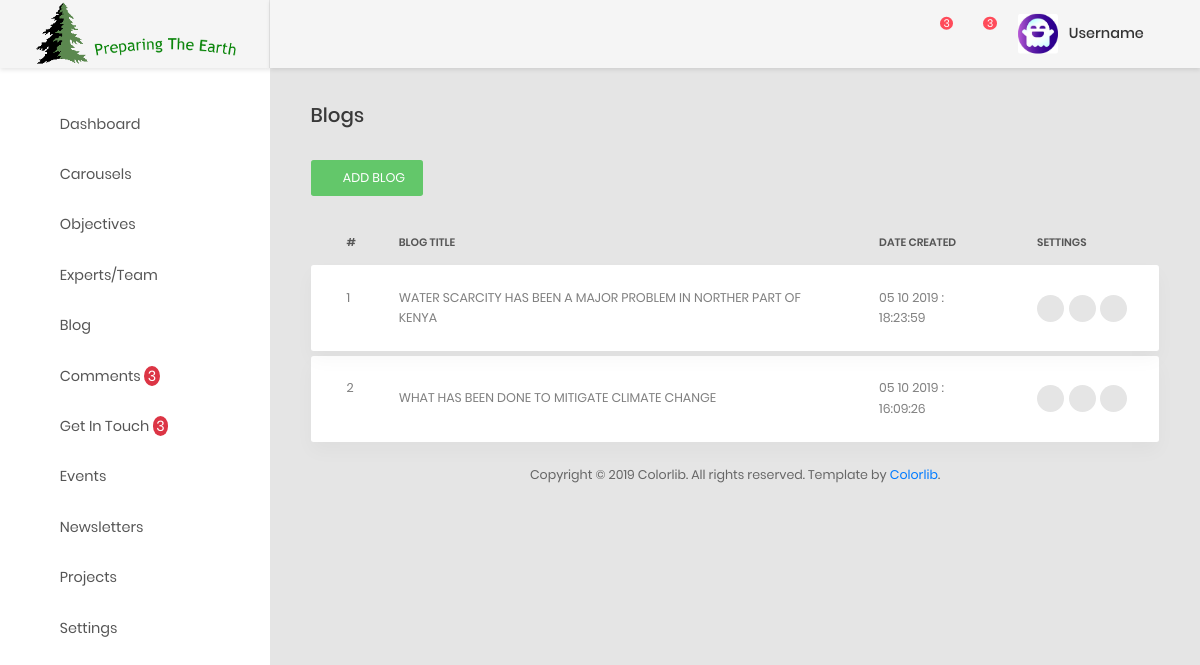
Screenshot of /ccsbadmin/blog/ with the database file from the repository.
### ccsbadmin/models.py (models this page shows, shortened)
class Blog(models.Model):
    blog_image = models.ImageField(upload_to='events', max_length=200, null=True, blank=True)  # height_field=None, width_field=None,
    blog_title = models.CharField(max_length=150, null=False, blank=False)
    blog_description = models.TextField()
    created_at = models.DateTimeField(auto_now_add=True)
    updated_at = models.DateTimeField(auto_now=True)

### ccsbadmin/views.py (the view)
# urls.py: path('blog/',views.viewBlog, name='viewBlog'),
def viewBlog(request):
    blogs = Blog.objects.order_by("-created_at")
    context = {
        'title': 'Blogs',
        'blogs': blogs,
    }
    return render(request, 'blog/blog.html', context)

### ccsbadmin/templatetags/callmethod.py (called while the page is built)
@register.filter(name='comments')
def comments(request):
    comments = Comment.objects.filter(status="UNREAD").order_by("-created_at")
    if comments is not None:
        return comments
    return False

@register.filter(name='get_intouch')
def get_intouch(request):
    getintouchs = GetInTouch.objects.filter(status="UNREAD").order_by("-created_at")
    if getintouchs  is not None:
        return getintouchs
    return False

@register.filter(name='comment_unread_count')
def comment_unread_count(request):
    unread_comments = Comment.objects.filter(status="UNREAD").count()
    if unread_comments is not None:
        return unread_comments
    return False

@register.filter(name='getintouch_unread_count')
def getintouch_unread_count(request):
    getintouch_unread_count = GetInTouch.objects.filter(status="UNREAD").count()
    if getintouch_unread_count is not None:
        return getintouch_unread_count
    return False

### ccsbadmin/templates/blog/blog.html (shortened to what this page needs)
{% extends "aahome/aalayout.html" %}
{% load static %}
    {% block links %}
        <link type="text/css" rel="stylesheet" href="https://cdn.datatables.net/1.10.18/css/dataTables.bootstrap.min.css">
        <link type="text/css" href="https://cdnjs.cloudflare.com/ajax/libs/bootstrap-select/1.10.0/css/bootstrap-select.min.css" rel="stylesheet" />
        <link rel="stylesheet" href="https://cdn.jsdelivr.net/npm/bootstrap-select@1.13.9/dist/css/bootstrap-select.min.css">
    {% endblock links %}
{% block content %}
            <div class="main-content">
                <div class="section__content section__content--p30">
                    <div class="container-fluid">
                        <div class="row">
                            <div class="col-md-12">
                                <h3 class="title-5 m-b-35">Blogs</h3>
                                <div class="table-data__tool">
                                    <div class="table-data__tool-right">
                                        <button data-toggle="modal" data-target="#largeModal" class="au-btn au-btn-icon au-btn--green au-btn--small">
                                            <i class="zmdi zmdi-plus" ></i>add blog</button>
                                    </div>
                                </div>
                                <div class="table-responsive table-responsive-data2">
                                    <table class="table tablez table-data2">
                                        <thead>
                                            <tr>
                                                <th>#</th>
                                                <th>Blog Title</th>
                                                <th>Date Created</th>
                                                <th>Settings</th>
                                            </tr>
                                        </thead>
                                        <tbody>
                                            {% for blog in blogs %}
                                                <tr class="tr-shadow">
                                                    <td>
                                                        {{ forloop.counter }}
                                                    </td>
                                                    <td>{{ blog.blog_title }}</td>
                                                    <td>{{ blog.created_at|date:"d m Y : H:i:s" }} </td>
                                                    <td>
                                                        <div class="table-data-feature">
                                                            <a href="{% url 'CCSBADMIN:viewSingleBlog' blog.id %}" class="item" data-toggle="tooltip" data-placement="top" title="Send">
                                                                <i class="zmdi zmdi-eye"></i>
                                                            </a>
                                                            <a data-toggle="modal" data-target="#ee{{ blog.id }}" href="#" class="item" title="Edit">
                                                                <i class="zmdi zmdi-edit"></i>
                                                            </a>
                                                            <a data-toggle="modal" data-target="#dd{{ blog.id }}" href="#" class="item"  data-placement="top" title="Delete">
                                                                <i class="zmdi zmdi-delete"></i>
                                                            </a>
                                                        </div>
                                                    </td>
                                                </tr>
                                                <tr class="spacer"></tr>
                                            {% endfor %}
                                        </tbody>
                                    </table>
                                </div>
                            </div>
                        </div>
                        <div class="row">
                            <div class="col-md-12">
                                <div class="copyright">
                                    <p>Copyright © <script> var date = new Date(); var yr = date.getFullYear(); document.write(yr);</script> Colorlib. All rights reserved. Template by <a href="https://colorlib.com">Colorlib</a>.</p>
                                </div>
                            </div>
                        </div>
                    </div>
                </div>
            </div>
{% endblock content %}

### rows the page displays
Blog: blog_title "WATER SCARCITY HAS BEEN A MAJOR PROBLEM IN NORTHER PART OF KENYA", created_at "05 10 2019 : 18:23:59"
Blog: blog_title "WHAT HAS BEEN DONE TO MITIGATE CLIMATE CHANGE", created_at "05 10 2019 : 16:09:26"

### other values shown
{{ request|comment_unread_count }} "3"
{{ request|getintouch_unread_count }} "3"
